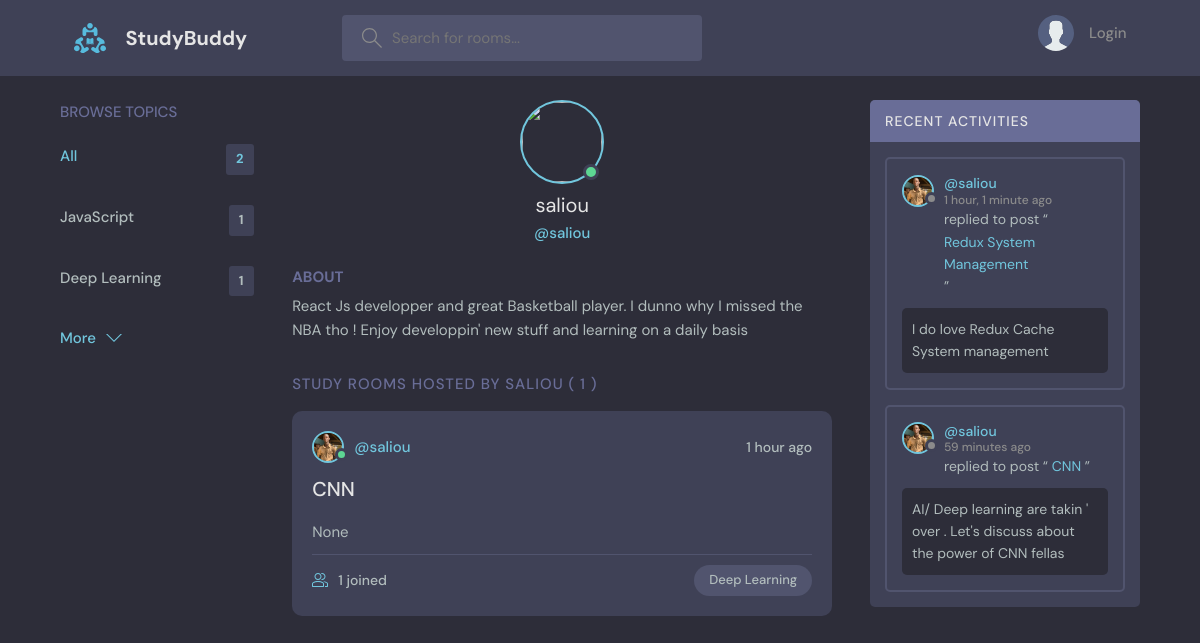
Page /userProfile/3/ on the committed database.
### base/models.py (models this page shows, shortened)
class Topic ( models.Model ) :
    name = models.CharField ( max_length = 200 )

class User ( AbstractUser ) :
    name = models.CharField ( max_length = 200 , null = True  )
    email = models.EmailField ( unique = True , null = True  )
    bio = models.TextField ( null = True )
    avatar = models.ImageField ( null = True , default = 'avatar.svg' )
    USERNAME_FIELD = 'email'
    REQUIRED_FIELDS = [  ]

class Room ( models.Model ) :
    host = models.ForeignKey ( 'User', on_delete = models.SET_NULL, null = True )
    participants = models.ManyToManyField (
        'User',
        related_name = 'participants',
        blank = True
    )
    topic = models.ForeignKey ( Topic , on_delete = models.SET_NULL, null = True )
    name = models.CharField ( max_length = 200 )
    description = models.TextField ( null = True , blank = True )
    created = models.DateTimeField ( auto_now_add = True )
    updated = models.DateTimeField ( auto_now = True )
    class Meta:
        ordering = [ '-updated', '-created' ]

class Message ( models.Model ) :
    user = models.ForeignKey ( 'User', on_delete = models.CASCADE ) ;
    room = models.ForeignKey ( Room , on_delete = models.CASCADE )
    body = models.CharField ( max_length = 200 )
    created = models.DateTimeField ( auto_now_add = True )
    updated = models.DateTimeField ( auto_now = True )

### base/views.py (the view)
def userProfile ( request, userId ) :
    user = User.objects.get ( id = userId )
    topics = Topic.objects.all ()
    rooms = user.room_set.all()
    room_messages = user.message_set.all ()
    context = {
        "user" : user ,
        'topics' : topics ,
        'rooms' : rooms ,
        'room_messages' : room_messages
    }
    return render ( request, 'base/profile.html' , context )

### base/templates/base/profile.html (shortened to what this page needs)
{% extends 'main.html' %}
{% block body %}
<main class="profile-page layout layout--3">
    <div class="container">
      {% include 'base/topics_component.html' %}
      <div class="roomList">
        <div class="profile">
          <div class="profile__avatar">
            <div class="avatar avatar--large active">
              <img src="{{ request.user.avatar.url }}" />
            </div>
          </div>
          <div class="profile__info">
            <h3>{{ user.username }} </h3>
            <p>@{{ user.username }}</p>
          </div>
          <div class="profile__about">
            <h3>About</h3>
            <p>
              {{ user.bio }}
            </p>
          </div>
        </div>
        <div class="roomList__header">
          <div>
            <h2>Study Rooms Hosted by {{ user.username }} ( {{rooms.count }} )</a>
            </h2>
          </div>
        </div>
        {% for room in rooms %}
        <div class="roomListRoom">
          <div class="roomListRoom__header">
            <a href="{% url 'userProfile' room.host.id %}" class="roomListRoom__author">
              <div class="avatar avatar--small active">
                <img src="{{ room.host.avatar.url }}" />
              </div>
              <span>@{{ room.host.username }}</span>
            </a>
            <div class="roomListRoom__actions">
              <span>{{ room.created | timesince }} ago</span>
            </div>
          </div>
          <div class="roomListRoom__content">
            <a href="{% url 'rooms'  room.id %}">{{ room.name }} </a>
            <p>
                {{ room.description }}
            </p>
          </div>
          <div class="roomListRoom__meta">
            <a class="roomListRoom__joined">
              {{ room.participants.all.count }} joined
            </a>
            <p class="roomListRoom__topic">{{ room.topic.name }}</p>
          </div>
        </div>
        {% endfor %}
      </div>
      <div class="activities">
        <div class="activities__header">
          <h2>Recent Activities</h2>
        </div>
        {% for room_message in room_messages %}
        <div class="activities__box">
          <div class="activities__boxHeader roomListRoom__header">
            <a
                href="{% url 'userProfile' room_message.user.id %}"
                class="roomListRoom__author"
            >
              <div class="avatar avatar--small">
                <img src="{{ room_message.user.avatar.url }}" />
              </div>
              <p>
                @{{ room_message.user.username }}
                <span> {{ room_message.created | timesince }} ago</span>
              </p>
            </a>
          </div>
          <div class="activities__boxContent">
            <p>replied to post “
                <a href="{% url 'rooms' room_message.room.id %}">
                    {{ room_message.room.name }}
                </a>
                ”
            </p>
            <div class="activities__boxRoomContent">
                {{ room_message.body }}
            </div>
          </div>
        </div>
        {% endfor %}
      </div>
    </div>
  </main>
  {% endblock body %}

### base/templates/base/topics_component.html
<div class="topics">
    <div class="topics__header">
    <h2>Browse Topics</h2>
    </div>
    <ul class="topics__list">
    <li>
        <a href="{% url 'homepage' %}" class="active">
            All
            <span>{{ topics.count }}</span>
        </a>
    </li>
    {% for topic in topics %}
        <li>
            <a href="{% url 'homepage' %}?query={{ topic.name }}">
                {{ topic.name }}
                <span>{{ topic.room_set.all.count }} </span></a>
        </li>
    {% endfor %}
    </ul>
    <a class="btn btn--link" href="{% url 'topicsPage' %}">
    More
    <svg version="1.1" xmlns="http://www.w3.org/2000/svg" width="32" height="32" viewBox="0 0 32 32">
        <title>More topics </title>
        <path d="M16 21l-13-13h-3l16 16 16-16h-3l-13 13z"></path>
    </svg>
    </a>
</div>

### rows in the picture
Topic: name "JavaScript", room_set.all.count "1"
Topic: name "Deep Learning", room_set.all.count "1"
User: username "saliou", bio "React Js developper and great Basketball player. I dunno why I missed the NBA tho ! Enjoy developpin' new stuff and learning on a daily basis", username "SALIOU", count "1"
Room: host.avatar (picture), host.username "saliou", created "1 hour", name "CNN", description "None", participants.all.count "1", topic.name "Deep Learning"
Message: user.avatar (picture), user.username "saliou", created "1 hour, 1 minute", room.name "Redux System Management", body "I do love Redux Cache System management"
Message: user.avatar (picture), user.username "saliou", created "59 minutes", room.name "CNN", body "AI/ Deep learning are takin ' over . Let's discuss about the power of CNN fellas"

### other values in the picture
{{ topics.count }} "2"
